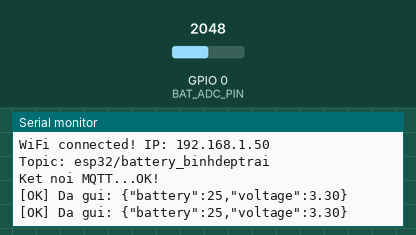
Recording of a sketch running on a simulated ESP32-C3. On the bench: the last lines printed to the serial monitor. The test bench sets the inputs (shaded band); at power-on: GPIO 0 (BAT_ADC_PIN) = 2048 (analog values on the 0–4095 scale). WiFi joins after 1.5 s; servers stay silent unless stated; random numbers use the default seed unless the sketch sets one; no MQTT or app messages arrive unless stated.

Above: at 2.8 s.
2.9 s: GPIO 0 (BAT_ADC_PIN) set to 2866
At 4.2 s:
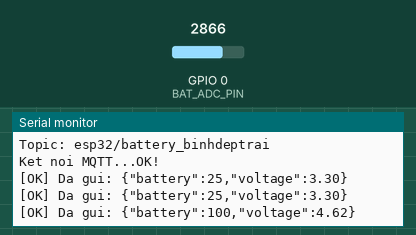
4.4 s: GPIO 0 (BAT_ADC_PIN) set to 3603
At 5.5 s:
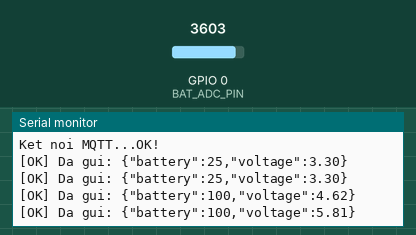
Timing chart, 0 to 7.4 s (numbered marks = the images above; inputs shaded):
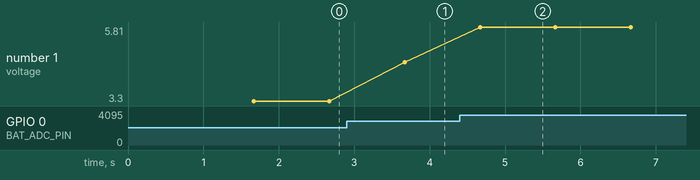

The sketch:

pin.ino
```cpp
/*
Mạch đo dung lượng pin sử dụng sensor TP4056, 2 trở 100k và esp32c3-supermini
Sử dụng chân GPIO 0 của esp32c3 supermini (là chân ADC)
Do chân GPIO0 của esp chỉ chịu được tối đa 3.3v nên cần sử dụng mạch chia điện áp, khi pin được sạc đầy, điện áp đo được là 4.16v (max) có thể gây ra hỏng chân GPIO 0.
Do đó, phải sử dụng mạch chia điện áp, nguyên lý tham khảo code bên dưới
Lưu ý, phải để pin đầy khoảng 3.7- 3.8 v thì mới sử dụng được esp32, pin dưới mức độ đấy làm cho esp32 không kết nối được wifi, không gửi được dữ liệu.

*/
#include <Arduino.h>
#include <WiFi.h>
#include <PubSubClient.h>
#include <ArduinoJson.h>

const char* ssid        = "B";
const char* password    = "14072005";

const char* mqtt_server = "broker.hivemq.com";
const int   mqtt_port   = 1883;
const char* mqtt_topic  = "esp32/battery_binhdeptrai";

WiFiClient   espClient;
PubSubClient client(espClient);

#define BAT_ADC_PIN     0
#define ADC_RESOLUTION  4095.0f
#define ADC_VREF        3.3f
#define DIVIDER_RATIO   2.0f
#define BAT_MAX_V       4.2f
#define BAT_MIN_V       3.0f
#define ADC_SAMPLES     64

unsigned long lastPublish = 0;
const unsigned long PUBLISH_INTERVAL = 1000;


float readBatteryVoltage() {
  long sum = 0;
  for (int i = 0; i < ADC_SAMPLES; i++) {
    sum += analogRead(BAT_ADC_PIN);
    delayMicroseconds(100);
  }
  float v_adc = ((float)sum / ADC_SAMPLES / ADC_RESOLUTION) * ADC_VREF;
  return v_adc * DIVIDER_RATIO;
}

int batteryPercent(float voltage) {
  if (voltage >= BAT_MAX_V) return 100;
  if (voltage <= BAT_MIN_V) return 0;
  return (int)((voltage - BAT_MIN_V) / (BAT_MAX_V - BAT_MIN_V) * 100.0f);
}

void setup_wifi() {
  Serial.print("Ket noi WiFi...");
  WiFi.begin(ssid, password);
  while (WiFi.status() != WL_CONNECTED) {
    delay(500);
    Serial.print(".");
  }
  Serial.println("\nWiFi connected! IP: " + WiFi.localIP().toString());
}

void reconnect() {
  if (!client.connected()) {
    Serial.print("Ket noi MQTT...");
    String clientId = "ESP32BAT-" + String(random(0xffff), HEX);
    if (client.connect(clientId.c_str())) {
      Serial.println("OK!");
    } else {
      Serial.print("That bai, rc=");
      Serial.println(client.state());
    }
  }
}

// =====================================================
// SETUP
// =====================================================
void setup() {
  Serial.begin(115200);
  delay(100);

  analogReadResolution(12);
  analogSetAttenuation(ADC_11db);

  setup_wifi();
  client.setServer(mqtt_server, mqtt_port);

  Serial.println("Topic: " + String(mqtt_topic));
}

// =====================================================
// LOOP
// =====================================================
void loop() {
  if (!client.connected()) reconnect();
  client.loop();

  unsigned long now = millis();
  if (now - lastPublish >= PUBLISH_INTERVAL) {
    lastPublish = now;

    float voltage = readBatteryVoltage();
    int   percent = batteryPercent(voltage);

    // Đóng gói JSON
    StaticJsonDocument<64> doc;
    doc["battery"] = percent;
    doc["voltage"] = serialized(String(voltage, 2));

    char payload[64];
    serializeJson(doc, payload);

    if (client.publish(mqtt_topic, payload)) {
      Serial.print("[OK] Da gui: ");
      Serial.println(payload);
    } else {
      Serial.println("[ERR] Gui that bai");
    }
  }
}
```

Measured:
- after the input at 2.9 s, the serial monitor: prints a new line after 0.77 s (image 1)
- after the input at 4.4 s, the serial monitor: prints a new line after 0.27 s (image 2)
- plotted number 1: 3.3 → 4.62 after the input at 2.9 s, 4.62 → 5.81 after the input at 4.4 s
